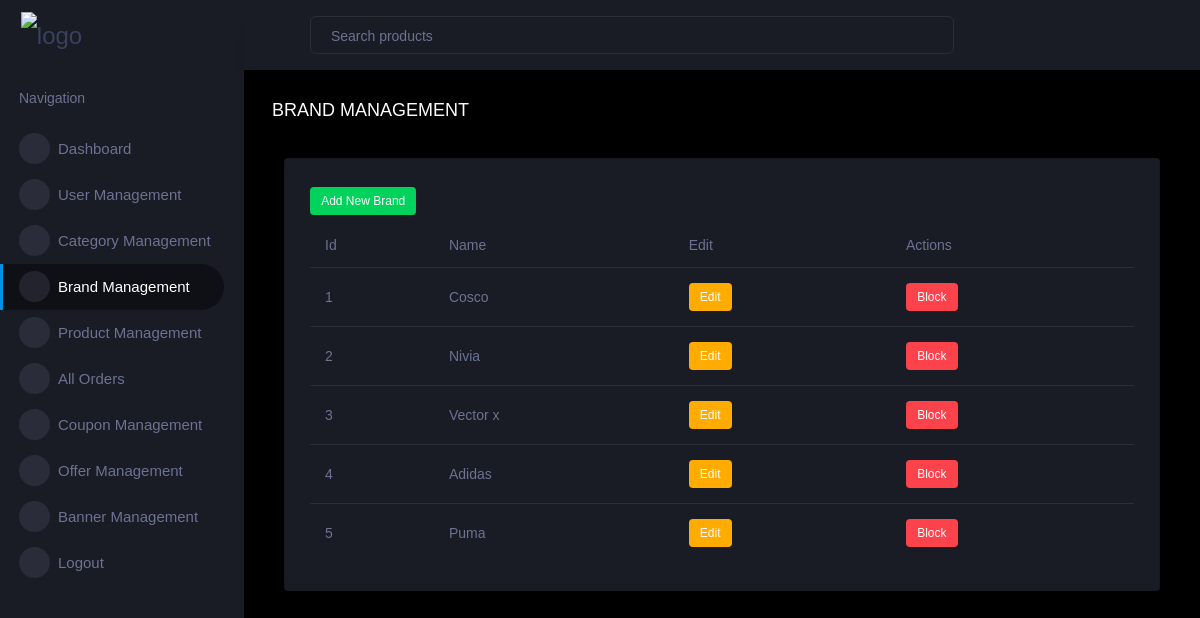
The page /admin_dash/brand_management (signed in) on the database its author committed.
### admin_dash/models.py (models this page shows, shortened)
class Brand(models.Model) :
    name = models.CharField(max_length=100)
    is_block = models.BooleanField(default=False)

### admin_dash/views.py (the view)
# urls.py: path('brand_management',views.brand_management, name='brand_management'),
@login_required(login_url='admin_log_in')
def brand_management(request) :
    all_brands = Brand.objects.all().order_by('-id')
    context = {
        'all_brands':all_brands
    }
    return render(request, 'admin_dash/brand_management.html',context)

### cart/context_processors.py (called while the page is built)
def cart_count(request):
    cart_item_count = 0
    if request.user.is_authenticated:
        cart_item_count = Cart.objects.filter(user=request.user).count()
    return {'cart_item_count': cart_item_count}

def wishlist_count(request) :
    wishlist_item_count = 0
    if request.user.is_authenticated :
        wishlist_item_count = Wishlist.objects.filter(user=request.user).count()
    return {'wishlist_item_count': wishlist_item_count}

### templates/admin_dash/brand_management.html (shortened to what this page needs)
{% extends "admin_dash/dash.html" %}
{% load static %}
{% block content %}
<div class="main-panel">
    <div class="content-wrapper">
      <div class="page-header">
        <h4 class="card-title">BRAND MANAGEMENT</h4>
        <nav aria-label="breadcrumb">
          <ol class="breadcrumb">
          </ol>
        </nav>
      </div>
        <div class="col-lg-12 grid-margin stretch-card">
          <div class="card">
            <div class="card-body">
              <label class="badge badge-success"><a style="color : white;" href="{% url 'add_brand'%}">Add New Brand</a></label>
              <div class="table-responsive">
                <table class="table">
                  <thead>
                    <tr>
                      <th>Id</th>
                      <th>Name</th>
                      <th>Edit</th>
                      <th>Actions</th>
                    </tr>
                  </thead>
                  <tbody>
                  {% for brand in all_brands %}
                    <tr>
                      <td>{{forloop.counter}}</td>
                      <td>{{brand.name}}</td>
                      <td><label class="badge badge-warning"><a style="color : white;" href="{% url 'edit_brand' brand.id%}"> Edit </a></label></td>
                      <td>
                        <label class="badge  {% if brand.is_block %}badge-success{% else %}badge-danger{% endif %}">
                          <a style="color: white;" href="{% url 'delete_brand' brand.id %}">
                            {% if brand.is_block %}
                              Unblock
                            {% else %}
                              Block
                            {% endif %}
                          </a>
                        </label>
                      </td>
                </tr>
                    {%endfor%}
                  </tbody>
                </table>
              </div>
            </div>
          </div>
        </div>
      </div>
     </div>
  </div>
  </div>
{% endblock content %}

### rows shown on the page
Brand: name "Cosco", is_block "Block"
Brand: name "Nivia", is_block "Block"
Brand: name "Vector x", is_block "Block"
Brand: name "Adidas", is_block "Block"
Brand: name "Puma", is_block "Block"
